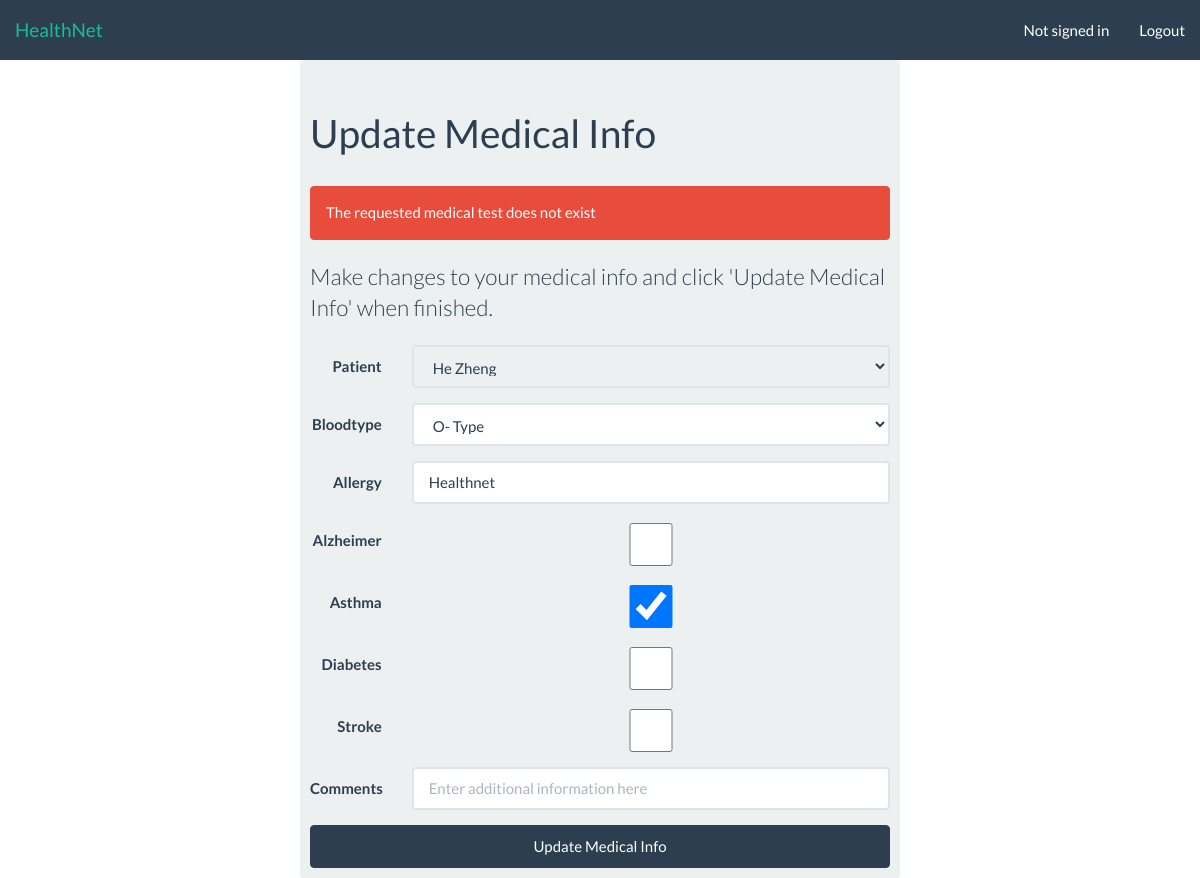
The app's page /medicalinfo/update/?pk=1 (signed in) with its own data.
### healthnet/models.py (models this page shows, shortened)
class MedicalInfo(models.Model):
    BLOOD = (
    ('A+', 'A+ Type'),
    ('B+', 'B+ Type'),
    ('AB+', 'AB+ Type'),
    ('O+', 'O+ Type'),
    ('A-', 'A- Type'),
    ('B-', 'B- Type'),
    ('AB-', 'AB- Type'),
    ('O-', 'O- Type'),
)
    patient = models.ForeignKey(User,on_delete=models.PROTECT, related_name="patiento")
    bloodType = models.CharField(max_length=10, choices=BLOOD)
    allergy = models.CharField(max_length=100)
    alzheimer = models.BooleanField()
    asthma = models.BooleanField()
    diabetes = models.BooleanField()
    stroke = models.BooleanField()
    comments= models.CharField(max_length=700)
    def get_populated_fields(self):
        fields = {
            'patient': self.patient.account,
            'bloodType': self.bloodType,
            'allergy': self.allergy,
            'alzheimer': self.alzheimer,
            'asthma': self.asthma,
            'diabetes': self.diabetes,
            'stroke': self.stroke,
            'comments': self.comments,
        }
        return fields

### healthnet/views_medicalInfo.py (the view)
# urls.py: url(r'^medicalinfo/update/$', views_medicalInfo.update_view, name='medicalinfo/update'),
def update_view(request):
    authentication_result = views.authentication_check(request, [Account.ACCOUNT_DOCTOR,Account.ACCOUNT_NURSE])
    if authentication_result is not None: return authentication_result
    pk = request.GET['pk']
    try:
        medicalinfo = MedicalInfo.objects.get(pk=pk)
    except Exception:
        request.session['alert_danger'] = "The requested medical info does not exist."
        return HttpResponseRedirect('/error/denied/')
    template_data = views.parse_session(request, {'form_button': "Update Medical Info", 'form_action': "?pk=" + pk,
                                             'medicalinfo': medicalinfo})
    request.POST._mutable = True
    request.POST['patient'] = medicalinfo.patient.account.pk
    if request.method == 'POST':
        form = MedicalInfoForm(request.POST)
        if form.is_valid():
            form.assign(medicalinfo)
            medicalinfo.save()
            logger.log(Action.ACTION_MEDICALINFO, 'Medical info updated', request.user)
            template_data['alert_success'] = "The medical info has been updated!"
            template_data['form'] = form
    else:
        form = MedicalInfoForm(medicalinfo.get_populated_fields())
        form.disable_field('patient')
    template_data['form'] = form
    return render(request, 'healthnet/medicalinfo/update.html', template_data)

### healthnet/forms.py (shortened to what this page needs)
class MedicalInfoForm(BasicForm):
    patient = forms.ModelChoiceField(queryset=Account.objects.filter(role=10))
    setup_field(patient)
    bloodType = forms.ChoiceField(choices=MedicalInfo.BLOOD, required=False)
    setup_field(bloodType)
    allergy = forms.CharField(max_length=100, required=False)
    setup_field(allergy,"Enter allergies here")
    alzheimer = forms.BooleanField(required=False)
    setup_field(alzheimer)
    asthma = forms.BooleanField(required=False)
    setup_field(asthma)
    diabetes = forms.BooleanField(required=False)
    setup_field(diabetes)
    stroke = forms.BooleanField(required=False)
    setup_field(stroke)
    comments= forms.CharField(max_length=500, required=False)
    setup_field(comments, "Enter additional information here")

### healthnet/forms.py (called while the page is built)
    def disable_field(self, field):
        self.fields[field].widget.attrs['disabled'] = ""

### healthnet/models.py (called while the page is built)
    def __str__(self):
        return self.firstname + " " + self.lastname

    def __str__(self):
        if self.role == 30:
            return "Dr. " + self.profile.__str__()
        elif self.role == 20:
            return "Nurse " + self.profile.__str__()
        else:
            return self.profile.__str__()

### healthnet/templatetags/app_filters.py (called while the page is built)
@register.filter(name='isDateable')
def isDateable(field):
    return isinstance(field.field, forms.DateField) or isinstance(field.field, forms.DateTimeField) or isinstance(
        field.field, forms.TimeField)

### healthnet/views.py (called while the page is built)
def parse_session(request, template_data=None):
    if template_data is None:
        template_data = {}
    if request.session.has_key('alert_success'):
        template_data['alert_success'] = request.session.get('alert_success')
        del request.session['alert_success']
    if request.session.has_key('alert_danger'):
        template_data['alert_danger'] = request.session.get('alert_danger')
        del request.session['alert_danger']
    return template_data

### healthnet/templates/healthnet/medicalinfo/update.html (shortened to what this page needs)
{% extends "base.html" %}
{% load app_filters %}
{% block body_header %}Update Medical Info{% endblock %}
{% block body %}
    <p class="lead">Make changes to your medical info and click '{{ form_button }}' when finished.</p>
    {% include "singleform.html" %}
{% endblock %}

### healthnet/templates/singleform.html (shortened to what this page needs)
{% load app_filters %}
<form class="form-horizontal" action="./{% if form_action %}{{ form_action }}{% endif %}" method="post" enctype="multipart/form-data">{% csrf_token %}
    {% for field in form %}
        <div class="form-group{% if field.errors %} has-error{% endif %}">
            <label for="{{field.id_for_label}}" class="col-sm-3 col-lg-2 control-label">{{ field.label }}</label>
            <div class="col-sm-9 col-lg-10">
                <div {% if field|isDateable %}class="date input-group" id="form_{{field.id_for_label}}"{% endif %}>
                    {{ field }}
                </div>
            </div>
        </div>
    {% endfor %}
    <input class="btn btn-primary col-sm-12" type="submit" value="{{ form_button }}" />
</form>

### records on screen
MedicalInfo: form "He Zheng" "O- Type" "Healthnet" "☑"

### other values on screen
{{ alert_danger }} "The requested medical test does not exist"
{{ field.label }} "Patient" "Bloodtype" "Allergy" "Alzheimer" "Asthma" "Diabetes" "Stroke" "Comments"
